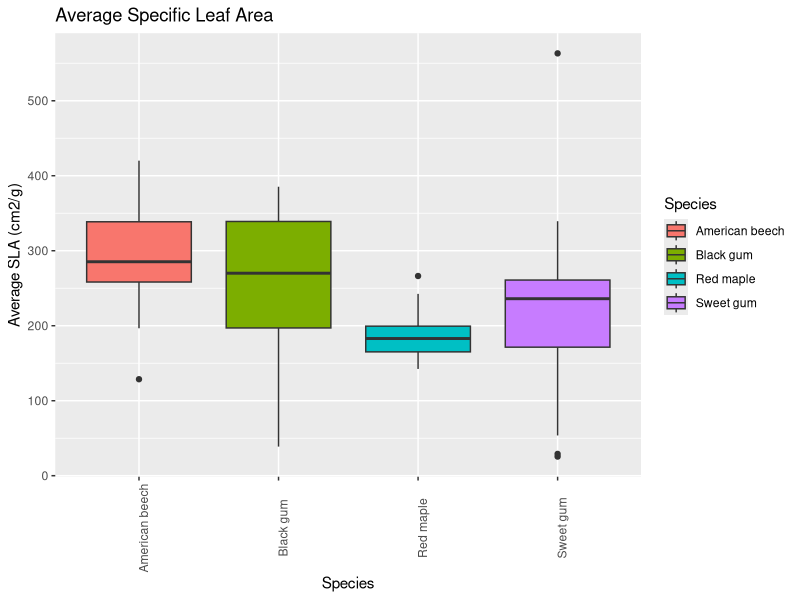
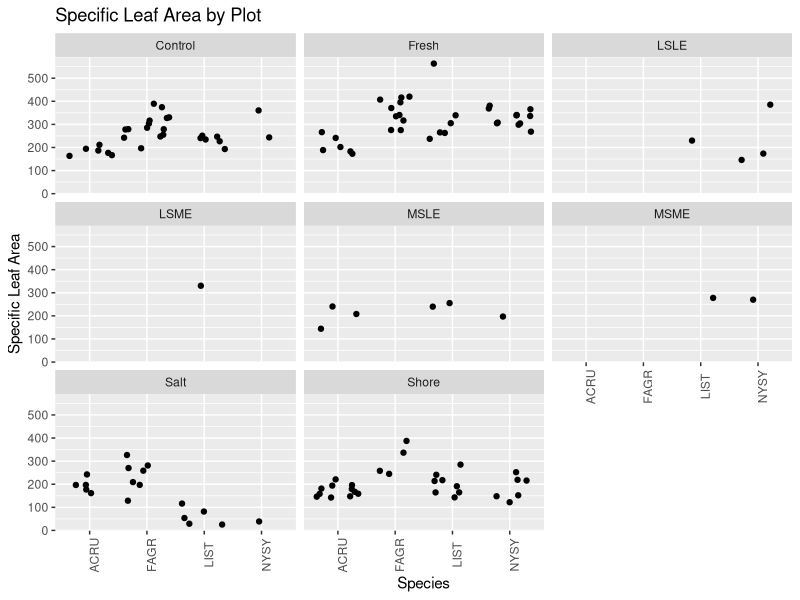
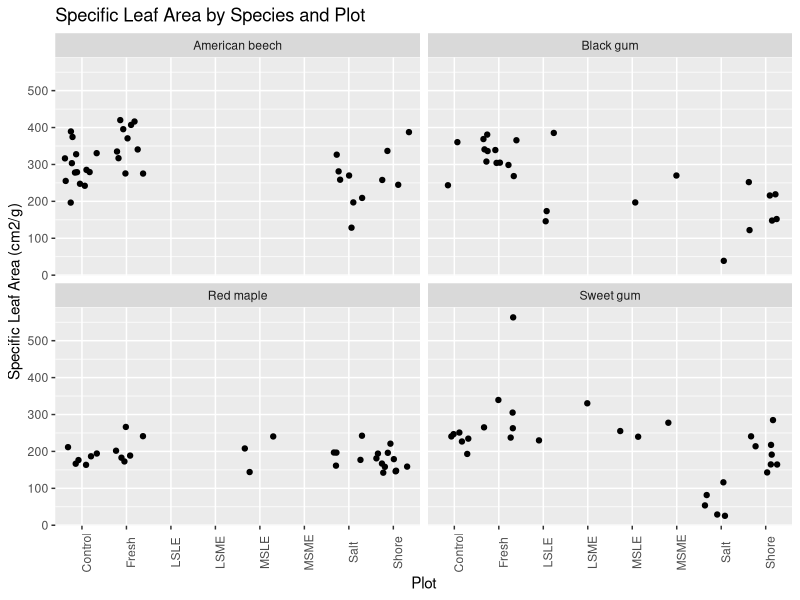
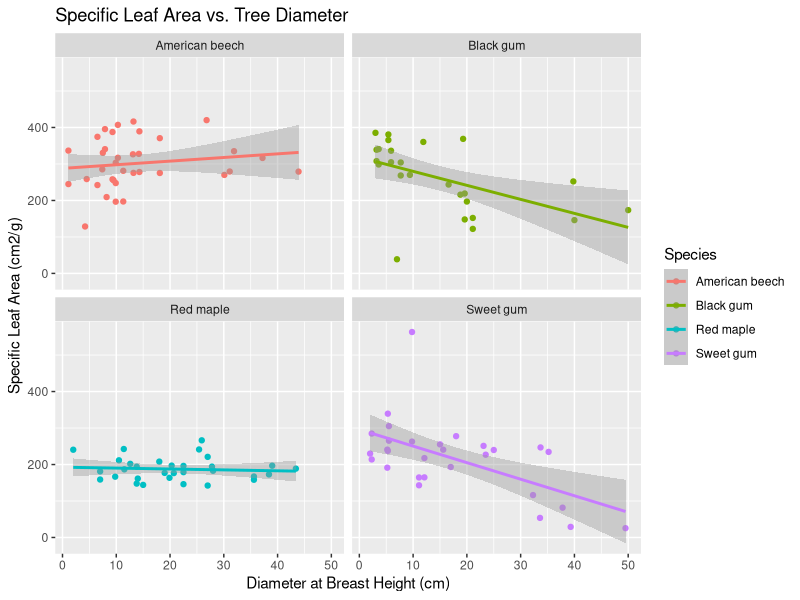

Generate these figures, in order, with R:
## ---- chunk 1
knitr::opts_chunk$set(echo = TRUE)
## ---- chunk 2
## Load necessary packages
library(dplyr)
library(tidyr)
library(readr)
library(knitr)
library(ggrepel)
library(ggplot2)
## ---- chunk 3
## ----- Read in the SLA csv -----
sla <- read.csv("../SLA Data.csv", stringsAsFactors = FALSE) %>% 
  mutate(Tag = as.character(Tag))
## ---- chunk 4
sla <- sla %>% 
  mutate(specific_leaf_area = round(Leaf_Area_cm2 / Leaf_Mass_g, 3)) 
## ---- chunk 5
## ----- Join with inventory data -----

## Read in the storm surge inventory data
ss_inventory <- read.csv("../ss-inventory.csv", stringsAsFactors = FALSE) %>% 
  select(Plot, Species_code, Tag, DBH) %>% 
  mutate(Tag = as.character(Tag))
summary(ss_inventory)

## The 'shore' plot at GCREW overlaps with the PREMIS-ghg HSLE plot,
## so use that inventory data too
inventory <- read.csv("../inventory.csv", stringsAsFactors = FALSE) %>% 
  select(Plot, Tag, Species_code, DBH = DBH_cm_2019) %>% 
  filter(Plot == "HSLE") %>%  # GCREW only
  mutate(Plot = "Shore") %>% 
  bind_rows(ss_inventory)

# Create new dataset with plot, species, and tag columns
# by joining with the storm surge inventory data
sla %>% 
  left_join(inventory, by = "Tag") %>% 
  # if NA DBH, then get information from what we measured in field
  mutate(DBH = if_else(is.na(DBH), No_Tag_DBH, DBH),
         Species_code = if_else(is.na(Species_code), No_Tag_Species_code, Species_code),
         Plot = if_else(is.na(Plot), No_Tag_Plot, Plot)) %>% 
  # We only want four letter species codes
  mutate(Species_code = substr(Species_code, 1,4)) ->
  sla_joined
# NEW: Want ONLY ACRU, FAGR, LIST, NYSY species!
sla_joined_simple <- sla_joined %>% 
  filter(Species_code %in% c("ACRU", "FAGR", "LIST", "NYSY"))

# At this point there should be NO data with an NA for Plot or DBH or Species_code
# Warn if this occurs
if(any(is.na(sla_joined_simple$DBH))) {
  warning("We still have unmatched trees!")  
}
if(any(sla_joined_simple$Species_code == "")) {
  warning("We have blank species codes!")  
}

## Join sla_joined_simple with plot species_codes
species_codes <- read.csv(file = "../Design/species_codes.csv", stringsAsFactors = FALSE) 
sla_joined_names <- left_join(sla_joined_simple, species_codes, by = "Species_code")
## ---- chunk 6
#SLA Box Plot
sla_averages_plot <- sla_joined_names %>% 
  ggplot(aes(Species_common, specific_leaf_area)) +
  labs(title = "Average Specific Leaf Area", x = "Species", y = "Average SLA (cm2/g)") +
  geom_boxplot(aes(fill = Species_common)) + 
  #geom_text(aes(label = round(Specific, 2)), vjust = 1.6, size = 3.3) +
  theme(axis.text.x = element_text(angle = 90)) +
  guides(fill=guide_legend(title="Species"))
print(sla_averages_plot)
## ---- chunk 7
sla_by_plot <- sla_joined_names %>% 
  ggplot(aes(Species_code, specific_leaf_area)) +
  geom_jitter() +
  facet_wrap(~Plot) +
  theme(axis.text.x = element_text(angle = 90)) +
  labs(title = "Specific Leaf Area by Plot", x = "Species", y = "Specific Leaf Area")
print(sla_by_plot)
## ---- chunk 8
sla_by_species <- sla_joined_names %>%
  ggplot(aes(Plot, specific_leaf_area)) +
  geom_jitter() +
  facet_wrap(~Species_common) +
  theme(axis.text.x = element_text(angle = 90)) +
  labs(title = "Specific Leaf Area by Species and Plot", y = "Specific Leaf Area (cm2/g)")
print(sla_by_species)
## ---- chunk 9
sla_vs_dbh <- sla_joined_names %>% 
  ggplot(aes(DBH, specific_leaf_area, color = Species_common)) +
  geom_point() + 
  facet_wrap(~Species_common) +
  geom_smooth(method = "lm") +
  labs(title = "Specific Leaf Area vs. Tree Diameter", y = "Specific Leaf Area (cm2/g)", x = "Diameter at Breast Height (cm)",
       color = "Species")
print(sla_vs_dbh)
